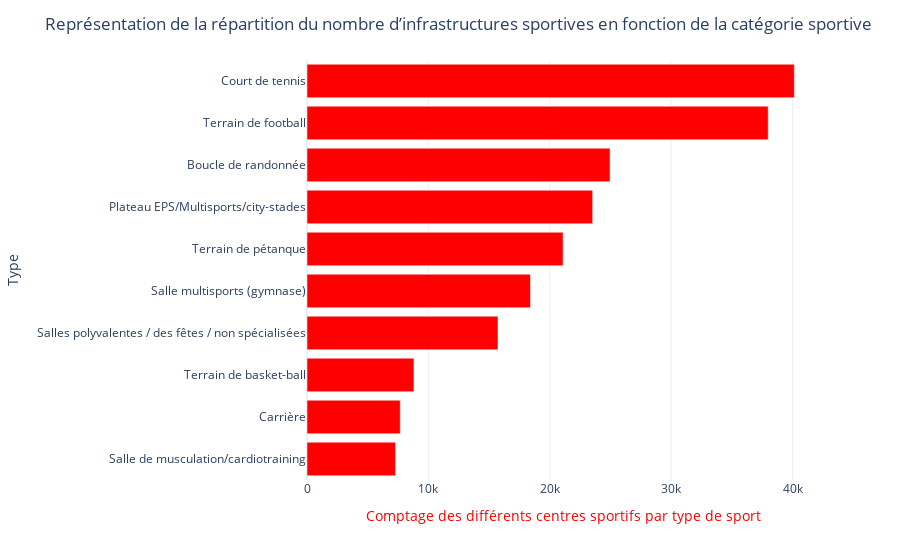

Notebook cell for this chart:
### Markdown cell above
Afin de rendre cela plus visible, nous réalisons un diagramme en bâtons représentant les 10 sports ayant le plus d'équipements sportifs en France.

### Code cell
# 1. Diagramme en bâtons
fig = px.bar(df1.sort_values('Nombre', ascending=False).head(10).sort_values('Nombre', ascending=True), orientation='h', x='Nombre',
             y='Type', color_discrete_sequence=["red"], template="plotly_white")

fig.update_layout(
    title='Représentation de la répartition du nombre d’infrastructures sportives en fonction de la catégorie sportive',
    xaxis_title='Comptage des différents centres sportifs par type de sport')
fig.update_xaxes(title_font=dict(color='red'))

### Figure 1 — Plotly figure (JSON) as saved in the notebook; plotly's stock layout.template omitted (floating-point values rounded to 4 significant figures)
{"data": [{"alignmentgroup": "True", "hovertemplate": "Nombre=%{x}<br>Type=%{y}<extra></extra>", "legendgroup": "", "marker": {"color": "red", "pattern": {"shape": ""}}, "name": "", "offsetgroup": "", "orientation": "h", "showlegend": false, "textposition": "auto", "type": "bar", "x": [7293, 7682, 8811, 15733, 18408, 21093, 23531, 24966, 37993, 40146], "xaxis": "x", "y": ["Salle de musculation/cardiotraining", "Carrière", "Terrain de basket-ball", "Salles polyvalentes / des fêtes / non spécialisées", "Salle multisports (gymnase)", "Terrain de pétanque", "Plateau EPS/Multisports/city-stades", "Boucle de randonnée", "Terrain de football", "Court de tennis"], "yaxis": "y"}], "layout": {"autosize": true, "barmode": "relative", "legend": {"tracegroupgap": 0}, "margin": {"t": 60}, "title": {"text": "Représentation de la répartition du nombre d’infrastructures sportives en fonction de la catégorie sportive"}, "xaxis": {"anchor": "y", "autorange": true, "domain": [0, 1], "range": [0, 42260.0], "title": {"font": {"color": "red"}, "text": "Comptage des différents centres sportifs par type de sport"}, "type": "linear"}, "yaxis": {"anchor": "x", "autorange": true, "domain": [0, 1], "range": [-0.5, 9.5], "title": {"text": "Type"}, "type": "category"}}}
